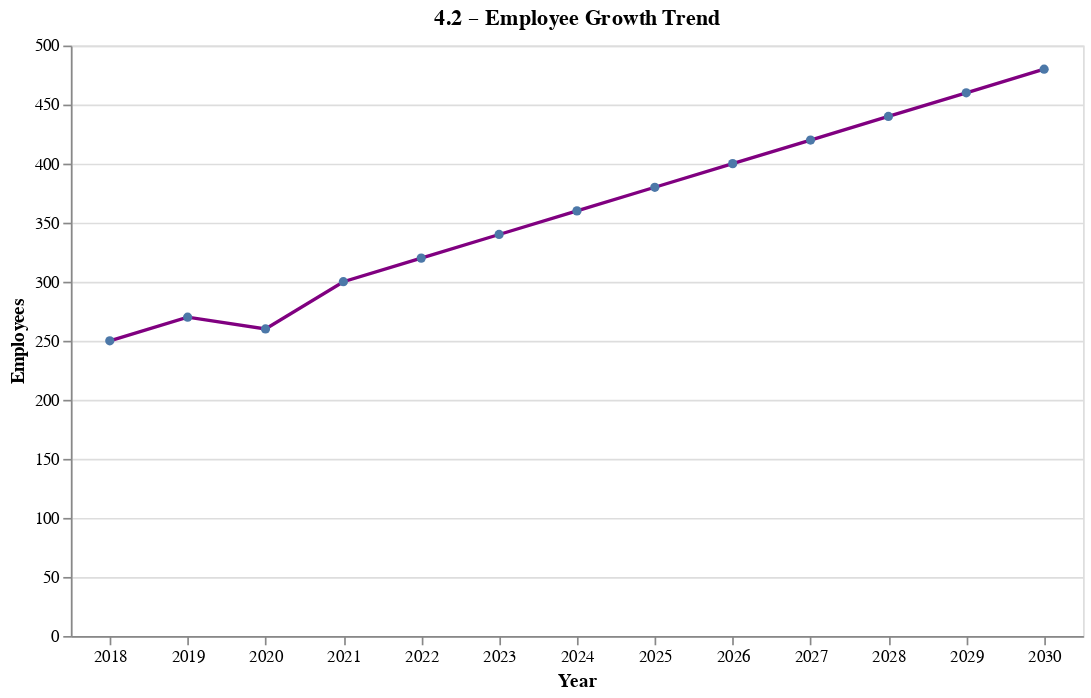

Write notebook code for a chart like this one.
### Code cell
line_emp = (
    alt.Chart(data)
    .mark_line(point=True, color='purple')
    .encode(
        x=alt.X('Year:O', axis=alt.Axis(labelAngle=0, labelOverlap=False)),
        y=alt.Y('Employees:Q', title='Employees'),
        tooltip=['Year','Employees']
    )
    .properties(width=600, height=350, title='4.2 – Employee Growth Trend')
)
line_emp

### Figure 1 — Vega-Lite specification as saved in the notebook (floating-point values rounded to 4 significant figures)
{"config": {"view": {"continuousWidth": 300, "continuousHeight": 300}}, "data": {"name": "data-50aca56d207128d1b97284b291b2e2b6"}, "mark": {"type": "line", "color": "purple", "point": true}, "encoding": {"tooltip": [{"field": "Year", "type": "quantitative"}, {"field": "Employees", "type": "quantitative"}], "x": {"axis": {"labelAngle": 0, "labelOverlap": false}, "field": "Year", "type": "ordinal"}, "y": {"field": "Employees", "title": "Employees", "type": "quantitative"}}, "height": 350, "title": "4.2 – Employee Growth Trend", "width": 600, "$schema": "https://vega.github.io/schema/vega-lite/v5.20.1.json", "datasets": {"data-50aca56d207128d1b97284b291b2e2b6": [{"Year": 2018, "Revenue": 45.3, "Expenses": 31.7, "Profit": 13.6, "Employees": 250}, {"Year": 2019, "Revenue": 50.1, "Expenses": 34.9, "Profit": 15.2, "Employees": 270}, {"Year": 2020, "Revenue": 47.8, "Expenses": 36.4, "Profit": 11.4, "Employees": 260}, {"Year": 2021, "Revenue": 55.6, "Expenses": 39.3, "Profit": 16.3, "Employees": 300}, {"Year": 2022, "Revenue": 60.9, "Expenses": 42.8, "Profit": 18.1, "Employees": 320}, {"Year": 2023, "Revenue": 68.2, "Expenses": 46.7, "Profit": 21.5, "Employees": 340}, {"Year": 2024, "Revenue": 74.5, "Expenses": 49.1, "Profit": 25.4, "Employees": 360}, {"Year": 2025, "Revenue": 81.0, "Expenses": 53.0, "Profit": 28.0, "Employees": 380}, {"Year": 2026, "Revenue": 88.2, "Expenses": 57.2, "Profit": 31.0, "Employees": 400}, {"Year": 2027, "Revenue": 96.0, "Expenses": 61.5, "Profit": 34.5, "Employees": 420}, {"Year": 2028, "Revenue": 104.3, "Expenses": 66.0, "Profit": 38.3, "Employees": 440}, {"Year": 2029, "Revenue": 113.0, "Expenses": 70.8, "Profit": 42.2, "Employees": 460}, {"Year": 2030, "Revenue": 122.0, "Expenses": 75.9, "Profit": 46.1, "Employees": 480}]}}
